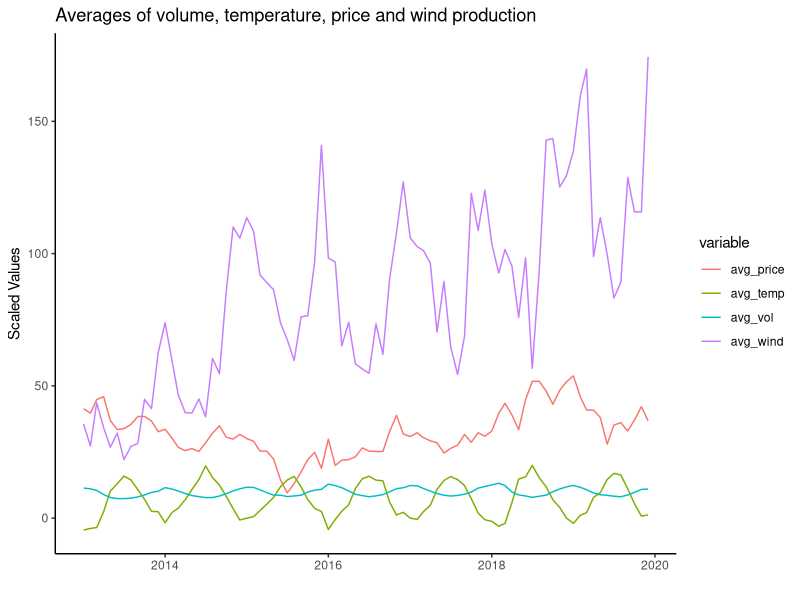

Write R code to recreate this figure.
## ---- chunk 1
#| echo: false
#| output: false
# Loading required packages.
library(tidyverse)  # loads ggplot2, dplyr, readr
library(lubridate)  # for date/time manipulation
## ---- chunk 2
#| echo: false
#| output: false
# Loading in the data
df <- read_csv("elmarket_13_19.csv")
## ---- chunk 3
# Create a data frame of monthly averages of the variables volume, price, 
# temperature and wind_production in long format.
df_avg_long <- 
  df %>% 
    
    # Select the specified variables
    select(date, volume, temperature, price, wind_production) %>% 
    
    # Calculate monthly averages for each variable
    mutate(year_month = floor_date(date, "month")) %>% 
    group_by(year_month) %>% 
    summarise(
      avg_vol = mean(volume, na.rm = TRUE),
      avg_temp = mean(temperature, na.rm = TRUE),
      avg_price = mean(price, na.rm = TRUE),
      avg_wind = mean(wind_production, na.rm = TRUE)
    ) %>% 
    
    # Scale the values of volume and wind to make the plot readable
    mutate(
      avg_vol = avg_vol / 10^5, 
      avg_wind = avg_wind / 10^3
    ) %>% 
    
    # Pivot to long format
    pivot_longer(
      cols = -year_month,
      names_to = "variable",
      values_to = "scaled values"
    )
## ---- chunk 4
# Plot the specified variables
df_avg_long %>% 
  ggplot(
    aes(
      x = year_month,
      y = `scaled values`,
      col = variable
    )
  ) +
  geom_line() +
  labs(
    x = "",
    y = "Scaled Values",
    title = "Averages of volume, temperature, price and wind production"
  ) +
  theme_classic()
